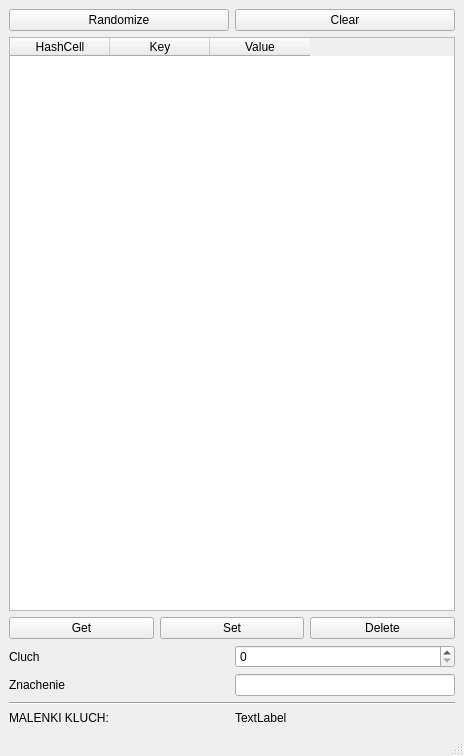
<?xml version="1.0" encoding="UTF-8"?>
<ui version="4.0">
 <class>MainWindow</class>
 <widget class="QMainWindow" name="MainWindow">
  <property name="geometry">
   <rect>
    <x>0</x>
    <y>0</y>
    <width>464</width>
    <height>756</height>
   </rect>
  </property>
  <property name="windowTitle">
   <string>MainWindow</string>
  </property>
  <widget class="QWidget" name="centralwidget">
   <layout class="QGridLayout" name="gridLayout">
    <item row="6" column="1">
     <widget class="QSpinBox" name="key">
      <property name="maximum">
       <number>999999999</number>
      </property>
     </widget>
    </item>
    <item row="0" column="0">
     <widget class="QPushButton" name="randBtn">
      <property name="text">
       <string>Randomize</string>
      </property>
     </widget>
    </item>
    <item row="8" column="0" colspan="2">
     <widget class="Line" name="line">
      <property name="orientation">
       <enum>Qt::Horizontal</enum>
      </property>
     </widget>
    </item>
    <item row="0" column="1">
     <widget class="QPushButton" name="clearBtn">
      <property name="text">
       <string>Clear</string>
      </property>
     </widget>
    </item>
    <item row="6" column="0">
     <widget class="QLabel" name="label_3">
      <property name="text">
       <string>Cluch</string>
      </property>
     </widget>
    </item>
    <item row="7" column="1">
     <widget class="QLineEdit" name="value"/>
    </item>
    <item row="1" column="0" colspan="2">
     <widget class="QTableWidget" name="entries">
      <property name="sizePolicy">
       <sizepolicy hsizetype="Expanding" vsizetype="Expanding">
        <horstretch>1</horstretch>
        <verstretch>0</verstretch>
       </sizepolicy>
      </property>
      <property name="editTriggers">
       <set>QAbstractItemView::NoEditTriggers</set>
      </property>
      <property name="selectionMode">
       <enum>QAbstractItemView::NoSelection</enum>
      </property>
      <column>
       <property name="text">
        <string>HashCell</string>
       </property>
      </column>
      <column>
       <property name="text">
        <string>Key</string>
       </property>
      </column>
      <column>
       <property name="text">
        <string>Value</string>
       </property>
      </column>
     </widget>
    </item>
    <item row="7" column="0">
     <widget class="QLabel" name="label_4">
      <property name="text">
       <string>Znachenie</string>
      </property>
     </widget>
    </item>
    <item row="2" column="0" colspan="2">
     <layout class="QHBoxLayout" name="horizontalLayout">
      <item>
       <widget class="QPushButton" name="getBtn">
        <property name="text">
         <string>Get</string>
        </property>
       </widget>
      </item>
      <item>
       <widget class="QPushButton" name="setBtn">
        <property name="text">
         <string>Set</string>
        </property>
       </widget>
      </item>
      <item>
       <widget class="QPushButton" name="delBtn">
        <property name="text">
         <string>Delete</string>
        </property>
       </widget>
      </item>
     </layout>
    </item>
    <item row="9" column="0">
     <widget class="QLabel" name="label">
      <property name="text">
       <string>MALENKI KLUCH:</string>
      </property>
     </widget>
    </item>
    <item row="9" column="1">
     <widget class="QLabel" name="smalles">
      <property name="text">
       <string>TextLabel</string>
      </property>
     </widget>
    </item>
   </layout>
  </widget>
  <widget class="QMenuBar" name="menubar">
   <property name="geometry">
    <rect>
     <x>0</x>
     <y>0</y>
     <width>464</width>
     <height>23</height>
    </rect>
   </property>
  </widget>
  <widget class="QStatusBar" name="statusbar"/>
 </widget>
 <resources/>
 <connections/>
</ui>
